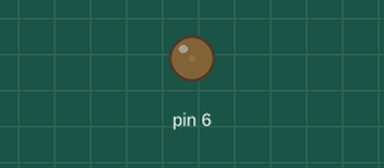
The sketch below on a simulated Arduino Uno, built with avr-gcc and run on an emulated ATmega328P. Parts: output pins drawn as LEDs (lit = HIGH).

Above: at 0.05 s.
At 1.15 s:
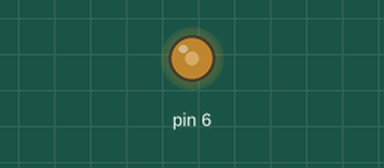
At 2.3 s:
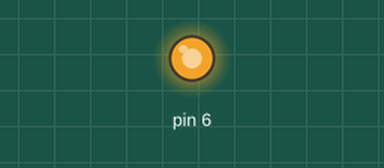
At 4.55 s:
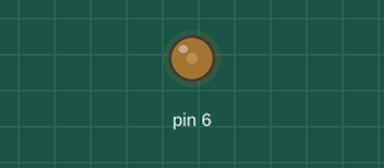
Timing chart, 0 to 6.7 s (numbered marks = the images above):
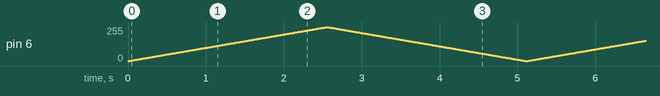

The sketch:

02.2_led_ananlog_03.ino
```cpp
// C++ code
//

void setup() {
  pinMode(6,OUTPUT);
}

void loop() {
  // 서서히 밝아지기
  for(int i=0; i<255; i++){
    analogWrite(6,i);
    delay(10); // 0.01초
  }

  // 서서히 줄어들기
  for(int i=255; i>=0; i--){
    analogWrite(6,i);
    delay(10); // 0.01초
  }

}
```
